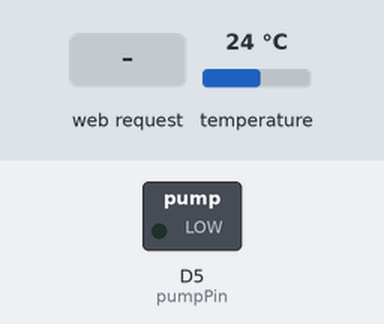
Bench run of a sketch on a simulated ESP8266 (Wemos D1 mini). On the bench: switched loads named in the sketch (green lamp = pin HIGH). The inputs (shaded band) are chosen by the test bench; at power-on: temperature 24 °C. WiFi joins after 1.5 s; servers stay silent unless stated; no MQTT or app messages arrive unless stated; pins used as bus, display or sensor lines are not drawn; what the sketch prints to the serial monitor is not drawn.

Above: at 2.8 s.
2.9 s: HTTP request GET /PUMPON received
At 7.4 s:
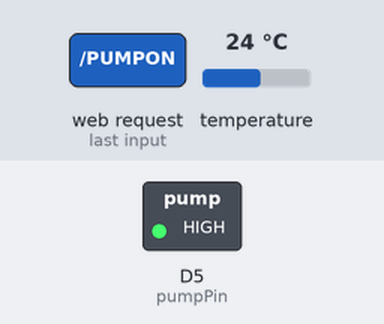
Timing chart, 0 to 13.0 s (numbered marks = the images above; inputs shaded):
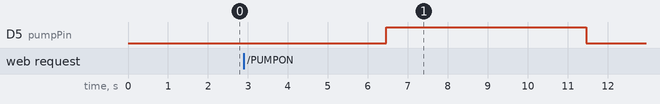

Measured:
- after the input at 2.9 s, D5 (pumpPin): LOW → HIGH after 3.6 s, → LOW 5.0 s later

The sketch:

ESP_DS18B20_Probe_mqtt_Sensor2_Dev_20_Nov.ino.ino
```cpp
/*
 * This sketch is the development version for a Wemos D1 to
 * sense soil moisture and temperature. The sensors are turned on and off as
 * required to reduce electrolytic decay and power consumption.  The temperature
 * sensor is a DS18B20 one wire device.
 * If the moisture level is below a threshold D5 is used to turn on a pump for
 * a set interval of time.
 * mDNS is used and a server is used to provide local viewing of temperature and humidity.
 * The pump can also be turned on and off from the web page /server
 * Robin Harris 6th November 2016
 */

#include <ESP8266WiFi.h>  //wifi library
#include <WiFiClient.h>
#include <PubSubClient.h> // mqtt library
#include <WiFiUdp.h> //udp library needed to get time
#include <OneWire.h>  // required for the communication with the DS18B20
#include <DallasTemperature.h> //handles the data from the DS18B20
#include <ESP8266WebServer.h>//server library
#include <ESP8266mDNS.h>//mDNS library

MDNSResponder mdns; //create mDNS object
ESP8266WebServer server(80);//create a server on port 80

//NTP time setup stuff
unsigned int localPort = 2390;      // local port to listen for UDP packets
IPAddress timeServerIP; // time.nist.gov NTP server address
const char* ntpServerName = "0.uk.pool.ntp.org";

const int NTP_PACKET_SIZE = 48; // NTP time stamp is in the first 48 bytes of the message

byte packetBuffer[ NTP_PACKET_SIZE]; //buffer to hold incoming and outgoing packets

// A UDP instance to let us send and receive packets over UDP
WiFiUDP udp;
unsigned long currentUnixTime;
unsigned long previousUnixTime = 0UL;
unsigned long nextMillis=0;
//=================================================================================


// Data wire is plugged into port D6 on the Arduino
#define ONE_WIRE_BUS D6

WiFiClient espClient;
PubSubClient client(espClient);

// Setup a oneWire instance to communicate with any OneWire devices (not just Maxim/Dallas temperature ICs)
OneWire oneWire(ONE_WIRE_BUS);

// Pass oneWire reference to Dallas Temperature.
DallasTemperature sensors(&oneWire);//DS18B20 object

//=================================================================================
//Prototype function declarations
void publish(const char *topic, unsigned long timestamp, int data1, int data2);
void getSensorReadings(); // read the sensors.
void addwater();  // run the pump to water the plant
void reconnect(); //mqtt reconnect
unsigned long sendNTPpacket(IPAddress& address);
void getTime();

//=================================================================================

// network and mqtt broker values
const char* ssid = "Kercem2";
const char* wifiPassword = "E0E3106433F4";
const char* mqtt_server = "52.25.138.129";
const char* mqttUser = "mqtt_user";
const char* mqttPassword = "pubsub";
const char* topicToPublish = {"debug"}; //mqtt topic to publish to
//=================================================================================


char msg[70];//max message length
String webPageStatic = "<h1>Robin's Plant Server</h1>";//static part of page
char buildWebPage[200];//used to build the webpage string
String webPage="";

//=================================================================================
//pin assignments
uint8_t moisturePin = A0;  //Connect sensor to A0 - the only analogue input
uint8_t sensorEnable = D8;  //connect moisture sensor +ve supply to D8
uint8_t pumpPin = D5; // pin that controls the pump
uint8_t pumpRunS = 5;  //number of seconds the pump will run for

//=================================================================================

void setup() {
  Serial.begin(9600);
  client.setServer(mqtt_server, 1883);  //set up the mqtt server
  udp.begin(localPort);
  WiFi.begin(ssid, wifiPassword);
  while (WiFi.status() != WL_CONNECTED) {
     Serial.print(".");
     delay(200);
  }
  Serial.print("WiFi Connected   ");
  Serial.println(WiFi.localIP());
  webPageStatic += "<p><a href=\"PUMPON\"><button style=\"font-size:30;width:150;height:100;background-color:red\">ON</button></a>";

//Start mDNS responder
  if (mdns.begin("plant", WiFi.localIP())) {
  Serial.println("MDNS responder started");
  }
  sensors.begin();//start DS18B20 on oneWire
// Pin configuration
  pinMode(sensorEnable, OUTPUT);
  pinMode(pumpPin, OUTPUT);
  digitalWrite(pumpPin, LOW);  //make sure the pump is OFF
  if (!client.connected()) {
    reconnect();
  }
  client.loop();

//=================================================================================
  //setup server
  server.on("/", [](){
  server.send(200, "text/html", webPage);
  });
  server.on("/PUMPON", [](){
  Serial.println("Pump on");
  server.send(200, "text/html", webPage);
  addwater();
  });
  server.begin();
  Serial.println("HTTP server started");

//=================================================================================


}//end of setup

//=================================================================================

void loop() {
  yield();
  server.handleClient();
  yield();
  if (!client.connected()) {
  reconnect();
  }
  client.loop();
  yield();

  if (millis() > nextMillis)
  {
      getSensorReadings();
      webPage = webPageStatic + buildWebPage;
      nextMillis = millis()+180000;//360000 millis = 1 hour - time between sensor readings
      getTime();
  }

}//end main loop

//=================================================================================

void getSensorReadings() {
  //turn on sensors
  digitalWrite(sensorEnable, HIGH);
  int temp = 100;
  int sensorValue = 0;
  delay(2000);

 //get temperature from DS18B20
 do { //loop until an in range temperature value is read
    sensors.requestTemperatures(); // Send the command to get temperatures
    delay(20);
    // After we got the temperatures, we can print them here.
    // We use the function ByIndex, and as an example get the temperature from the first sensor only.
    temp = sensors.getTempCByIndex(0);
    Serial.print("Temp: ");
    Serial.println(temp);
  } while (temp < -20 || temp > 84); //check for in range temperature value

  //get sensor reading for moisture
  sensorValue = analogRead(moisturePin);

  // turn off sensors
  digitalWrite(sensorEnable, LOW);

// create the variable part of the web page
  snprintf (buildWebPage, 200, "<p><font size=4 color = green>Humidity: %d, &nbsp Temperature: %d</font></p>",sensorValue, temp);


  Serial.print ("sensorValue   ");
  Serial.println(sensorValue);
  // check if moisture level is low enough to need water adding
  if (sensorValue < 300 ) {
    addwater();
  }

// publish
  publish(topicToPublish, currentUnixTime, sensorValue, temp);
} //end of getSensorReadings

//=================================================================================

void addwater(){
  digitalWrite(pumpPin, HIGH);
  delay(pumpRunS *1000);
  digitalWrite(pumpPin, LOW);
}// end addwater

//=================================================================================

void publish(const char *topic, unsigned long timestamp, int data1, int data2){

  // connect to the mqtt broker
  if (!client.connected()) {
    reconnect();
  }

  //construct the string to send
  snprintf (msg, 70, "Timestamp: %ld,Humidity: %d,Temperature: %d",timestamp, data1, data2);

  // send the message
  client.publish(topic, msg);

} //end of publish

//=================================================================================

void reconnect() {
  // Loop until we're reconnected
  while (!client.connected()) {
    // Attempt to connect
    if (client.connect("ESP8266Client",mqttUser,mqttPassword)) {
    } else {
      // Wait 2 seconds before retrying
      delay(2000);
    }
  }
}  // end reconnect

//=================================================================================

// send an NTP request to the time server at the given address
unsigned long sendNTPpacket(IPAddress& address)
{
  // set all bytes in the buffer to 0
  memset(packetBuffer, 0, NTP_PACKET_SIZE);
  // Initialize values needed to form NTP request
  // (see URL above for details on the packets)
  packetBuffer[0] = 0b11100011;   // LI, Version, Mode
  packetBuffer[1] = 0;     // Stratum, or type of clock
  packetBuffer[2] = 6;     // Polling Interval
  packetBuffer[3] = 0xEC;  // Peer Clock Precision
  // 8 bytes of zero for Root Delay & Root Dispersion
  packetBuffer[12]  = 49;
  packetBuffer[13]  = 0x4E;
  packetBuffer[14]  = 49;
  packetBuffer[15]  = 52;

  // all NTP fields have been given values, now
  // you can send a packet requesting a timestamp:
  udp.beginPacket(address, 123); //NTP requests are to port 123
  udp.write(packetBuffer, NTP_PACKET_SIZE);
  udp.endPacket();
} //end sendNTPpacket

//=================================================================================


void getTime(){
  WiFi.hostByName(ntpServerName, timeServerIP);

  do {
  sendNTPpacket(timeServerIP); // send an NTP packet to a time server
  // wait to see if a reply is available
  delay(1000);

  int cb = udp.parsePacket();
  // We've received a packet, read the data from it
  udp.read(packetBuffer, NTP_PACKET_SIZE); // read the packet into the buffer

  //the timestamp starts at byte 40 of the received packet and is four bytes,
  // or two words, long. First, esxtract the two words:

  unsigned long highWord = word(packetBuffer[40], packetBuffer[41]);
  unsigned long lowWord = word(packetBuffer[42], packetBuffer[43]);
  // combine the four bytes (two words) into a long integer
  // this is NTP time (seconds since Jan 1 1900):
  unsigned long secsSince1900 = highWord << 16 | lowWord;
  // now convert NTP time into everyday time:
  // Unix time starts on Jan 1 1970. In seconds, that's 2208988800:
  const unsigned long seventyYears = 2208988800UL;
  // subtract seventy years:
  currentUnixTime = secsSince1900 - seventyYears;
  if (previousUnixTime < 1) {
    previousUnixTime = currentUnixTime;  //first time round set previousUnixTime
  }
  Serial.print("currentUnixTime: ");
  Serial.println(currentUnixTime);
} while (currentUnixTime > previousUnixTime + 800000UL || currentUnixTime == previousUnixTime);
                                                        // invalid times return a very high date
                                                        // so check current time is not more than
                                                        // about one week ahead of previous time
} //end getTime
```
